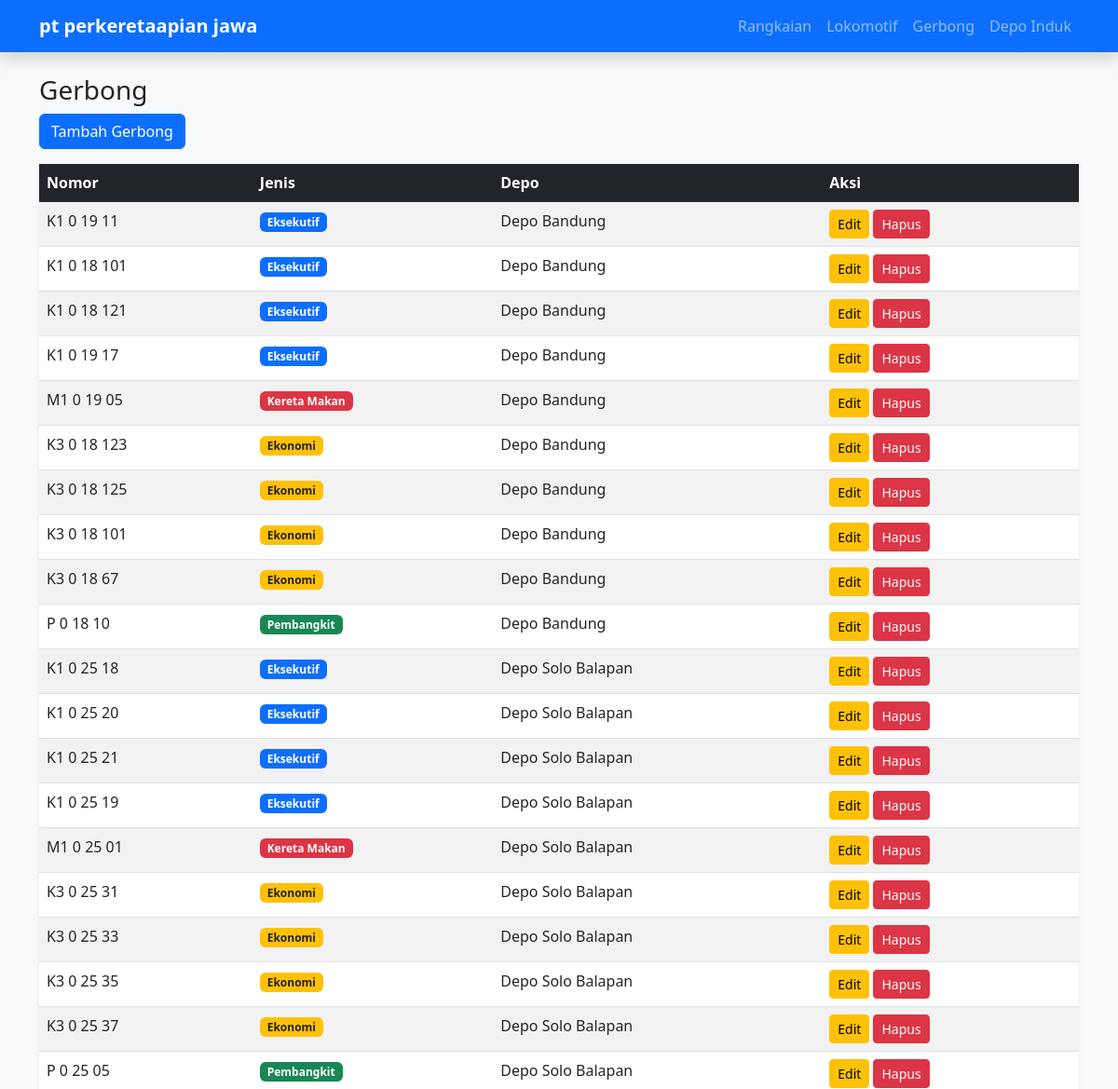
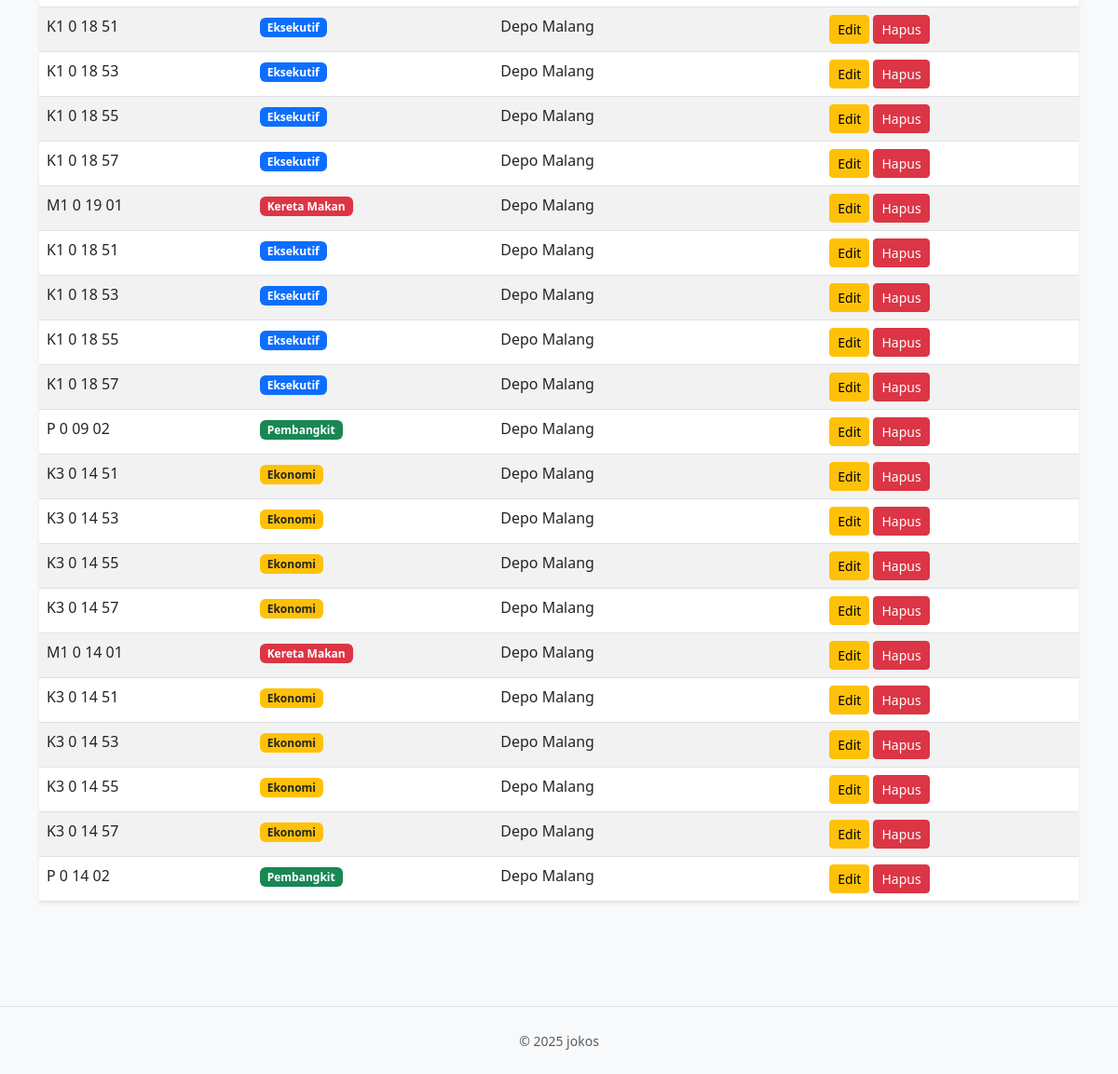
The page /project/index.php?page=gerbong on the database its author committed (2 pictures, top to bottom).
### tables this page shows
CREATE TABLE gerbong (
    id_gerbong INT AUTO_INCREMENT PRIMARY KEY,
    nomor_seri VARCHAR(20),
    jenis ENUM('Ekonomi', 'Eksekutif', 'Priority', 'Luxury', 'Kereta Makan', 'Pembangkit'),
    id_depo INT,
    FOREIGN KEY (id_depo) REFERENCES depo_induk(id_depo) ON DELETE CASCADE
);

CREATE TABLE depo_induk (
    id_depo INT AUTO_INCREMENT PRIMARY KEY,
    nama_depo VARCHAR(50),
    kode_wilayah VARCHAR(10)
);

### project/config/Database.php (called while the page is built, shortened)
<?php
class Database
{
    private $host = "localhost";
    private $database = "db_kereta";
    private $username = "root";
    private $password = "";
    public function getConnection()
    {
        $this->conn = null;
        try {
            $this->conn = new PDO("mysql:host=" . $this->host . ";dbname=" . $this->database, $this->username, $this->password);
            $this->conn->setAttribute(PDO::ATTR_ERRMODE, PDO::ERRMODE_EXCEPTION);
        } catch (PDOException $exception) {
            echo "Connection error: " . $exception->getMessage();
        }
        return $this->conn;
    }
}

### project/viewmodels/GerbongViewModel.php (called while the page is built, shortened)
<?php
require_once 'models/Gerbong.php';
class GerbongViewModel {
    private $model;
    public function __construct() { $this->model = new Gerbong(); }
    public function index() {
        $data = $this->model->getAll()->fetchAll(PDO::FETCH_ASSOC);
        foreach($data as &$row) {
            $jenis = $row['jenis'];
            if($jenis == 'Eksekutif') $bg='bg-primary';
            elseif($jenis == 'Ekonomi') $bg='bg-warning text-dark';
            elseif($jenis == 'Kereta Makan') $bg='bg-danger';
            elseif($jenis == 'Pembangkit') $bg='bg-success';
            elseif($jenis == 'Luxury') $bg='bg-info text-dark';
            elseif($jenis == 'Priority') $bg='bg-dark';
        }
        return $data;
    }
}
?>

### project/models/Gerbong.php (called while the page is built, shortened)
<?php
require_once 'config/Database.php';
class Gerbong {
    private $conn;
    public function __construct() { $this->conn = (new Database())->getConnection(); }
    public function getAll() {
        return $this->conn->query("SELECT g.*, d.nama_depo FROM gerbong g JOIN depo_induk d ON g.id_depo = d.id_depo");
    }
}
?>

### project/views/gerbong_list.php (the view)
<h3>Gerbong</h3>
<a href="index.php?page=gerbong_form" class="btn btn-primary mb-3">Tambah Gerbong</a>
<table class="table table-striped bg-white shadow-sm">
    <thead class="table-dark"><tr><th>Nomor</th><th>Jenis</th><th>Depo</th><th>Aksi</th></tr></thead>
    <tbody><?php foreach($list as $row): ?>
        <tr>
            <td><?=$row['nomor_seri']?></td>
            <td>
                <span class="badge <?=$row['warna']?>">
                    <?=$row['jenis']?>
                </span>
            </td>
            <td><?=$row['nama_depo']?></td>
            <td>
                <a href="index.php?page=gerbong_form&id=<?=$row['id_gerbong']?>" class="btn btn-sm btn-warning">Edit</a>
                <a href="index.php?page=gerbong_delete&id=<?=$row['id_gerbong']?>" class="btn btn-sm btn-danger" onclick="return confirm('Hapus?')">Hapus</a>
            </td>
        </tr>
    <?php endforeach; ?></tbody>
</table>

### rows shown on the page
gerbong: nomor_seri "K1 0 19 11", jenis "Eksekutif", id_depo.nama_depo "Depo Bandung"
gerbong: nomor_seri "K1 0 18 101", jenis "Eksekutif", id_depo.nama_depo "Depo Bandung"
gerbong: nomor_seri "K1 0 18 121", jenis "Eksekutif", id_depo.nama_depo "Depo Bandung"
gerbong: nomor_seri "K1 0 19 17", jenis "Eksekutif", id_depo.nama_depo "Depo Bandung"
gerbong: nomor_seri "M1 0 19 05", jenis "Kereta Makan", id_depo.nama_depo "Depo Bandung"
gerbong: nomor_seri "K3 0 18 123", jenis "Ekonomi", id_depo.nama_depo "Depo Bandung"
gerbong: nomor_seri "K3 0 18 125", jenis "Ekonomi", id_depo.nama_depo "Depo Bandung"
gerbong: nomor_seri "K3 0 18 101", jenis "Ekonomi", id_depo.nama_depo "Depo Bandung"
gerbong: nomor_seri "K3 0 18 67", jenis "Ekonomi", id_depo.nama_depo "Depo Bandung"
gerbong: nomor_seri "P 0 18 10", jenis "Pembangkit", id_depo.nama_depo "Depo Bandung"
gerbong: nomor_seri "K1 0 25 18", jenis "Eksekutif", id_depo.nama_depo "Depo Solo Balapan"
gerbong: nomor_seri "K1 0 25 20", jenis "Eksekutif", id_depo.nama_depo "Depo Solo Balapan"
gerbong: nomor_seri "K1 0 25 21", jenis "Eksekutif", id_depo.nama_depo "Depo Solo Balapan"
gerbong: nomor_seri "K1 0 25 19", jenis "Eksekutif", id_depo.nama_depo "Depo Solo Balapan"
gerbong: nomor_seri "M1 0 25 01", jenis "Kereta Makan", id_depo.nama_depo "Depo Solo Balapan"
gerbong: nomor_seri "K3 0 25 31", jenis "Ekonomi", id_depo.nama_depo "Depo Solo Balapan"
gerbong: nomor_seri "K3 0 25 33", jenis "Ekonomi", id_depo.nama_depo "Depo Solo Balapan"
gerbong: nomor_seri "K3 0 25 35", jenis "Ekonomi", id_depo.nama_depo "Depo Solo Balapan"
gerbong: nomor_seri "K3 0 25 37", jenis "Ekonomi", id_depo.nama_depo "Depo Solo Balapan"
gerbong: nomor_seri "P 0 25 05", jenis "Pembangkit", id_depo.nama_depo "Depo Solo Balapan"
gerbong: nomor_seri "K1 0 18 51", jenis "Eksekutif", id_depo.nama_depo "Depo Malang"
gerbong: nomor_seri "K1 0 18 53", jenis "Eksekutif", id_depo.nama_depo "Depo Malang"
gerbong: nomor_seri "K1 0 18 55", jenis "Eksekutif", id_depo.nama_depo "Depo Malang"
gerbong: nomor_seri "K1 0 18 57", jenis "Eksekutif", id_depo.nama_depo "Depo Malang"
gerbong: nomor_seri "M1 0 19 01", jenis "Kereta Makan", id_depo.nama_depo "Depo Malang"
gerbong: nomor_seri "K1 0 18 51", jenis "Eksekutif", id_depo.nama_depo "Depo Malang"
gerbong: nomor_seri "K1 0 18 53", jenis "Eksekutif", id_depo.nama_depo "Depo Malang"
gerbong: nomor_seri "K1 0 18 55", jenis "Eksekutif", id_depo.nama_depo "Depo Malang"
gerbong: nomor_seri "K1 0 18 57", jenis "Eksekutif", id_depo.nama_depo "Depo Malang"
gerbong: nomor_seri "P 0 09 02", jenis "Pembangkit", id_depo.nama_depo "Depo Malang"
gerbong: nomor_seri "K3 0 14 51", jenis "Ekonomi", id_depo.nama_depo "Depo Malang"
gerbong: nomor_seri "K3 0 14 53", jenis "Ekonomi", id_depo.nama_depo "Depo Malang"
gerbong: nomor_seri "K3 0 14 55", jenis "Ekonomi", id_depo.nama_depo "Depo Malang"
gerbong: nomor_seri "K3 0 14 57", jenis "Ekonomi", id_depo.nama_depo "Depo Malang"
gerbong: nomor_seri "M1 0 14 01", jenis "Kereta Makan", id_depo.nama_depo "Depo Malang"
gerbong: nomor_seri "K3 0 14 51", jenis "Ekonomi", id_depo.nama_depo "Depo Malang"
gerbong: nomor_seri "K3 0 14 53", jenis "Ekonomi", id_depo.nama_depo "Depo Malang"
gerbong: nomor_seri "K3 0 14 55", jenis "Ekonomi", id_depo.nama_depo "Depo Malang"
gerbong: nomor_seri "K3 0 14 57", jenis "Ekonomi", id_depo.nama_depo "Depo Malang"
gerbong: nomor_seri "P 0 14 02", jenis "Pembangkit", id_depo.nama_depo "Depo Malang"
